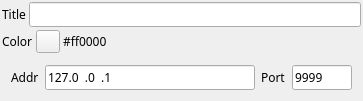
<?xml version="1.0" encoding="UTF-8"?>
<ui version="4.0">
 <class>BasicChannelSettingsWidget</class>
 <widget class="QWidget" name="BasicChannelSettingsWidget">
  <property name="geometry">
   <rect>
    <x>0</x>
    <y>0</y>
    <width>363</width>
    <height>83</height>
   </rect>
  </property>
  <property name="font">
   <font>
    <family>Sans Serif</family>
    <pointsize>9</pointsize>
   </font>
  </property>
  <property name="windowTitle">
   <string>Channel basics</string>
  </property>
  <layout class="QVBoxLayout" name="verticalLayout">
   <property name="spacing">
    <number>3</number>
   </property>
   <property name="leftMargin">
    <number>2</number>
   </property>
   <property name="topMargin">
    <number>2</number>
   </property>
   <property name="rightMargin">
    <number>2</number>
   </property>
   <property name="bottomMargin">
    <number>2</number>
   </property>
   <item>
    <layout class="QHBoxLayout" name="titleLayout">
     <item>
      <widget class="QLabel" name="label">
       <property name="sizePolicy">
        <sizepolicy hsizetype="Maximum" vsizetype="Preferred">
         <horstretch>0</horstretch>
         <verstretch>0</verstretch>
        </sizepolicy>
       </property>
       <property name="text">
        <string>Title</string>
       </property>
      </widget>
     </item>
     <item>
      <widget class="QLineEdit" name="title">
       <property name="toolTip">
        <string>Channel marker title</string>
       </property>
      </widget>
     </item>
    </layout>
   </item>
   <item>
    <layout class="QHBoxLayout" name="colorLayoyt">
     <item>
      <widget class="QLabel" name="colorLabel">
       <property name="sizePolicy">
        <sizepolicy hsizetype="Maximum" vsizetype="Preferred">
         <horstretch>0</horstretch>
         <verstretch>0</verstretch>
        </sizepolicy>
       </property>
       <property name="text">
        <string>Color</string>
       </property>
      </widget>
     </item>
     <item>
      <widget class="QToolButton" name="colorBtn">
       <property name="toolTip">
        <string>Channel marker color</string>
       </property>
       <property name="text">
        <string/>
       </property>
      </widget>
     </item>
     <item>
      <widget class="QLabel" name="colorText">
       <property name="text">
        <string>#ff0000</string>
       </property>
      </widget>
     </item>
    </layout>
   </item>
   <item>
    <widget class="QWidget" name="udpWidget" native="true">
     <layout class="QHBoxLayout" name="udpLayout">
      <item>
       <widget class="QLabel" name="addrLabel">
        <property name="text">
         <string>Addr</string>
        </property>
       </widget>
      </item>
      <item>
       <widget class="QLineEdit" name="address">
        <property name="toolTip">
         <string>UDP address</string>
        </property>
        <property name="inputMask">
         <string>000.000.000.000</string>
        </property>
        <property name="text">
         <string>127.0.0.1</string>
        </property>
       </widget>
      </item>
      <item>
       <widget class="QLabel" name="portLabel">
        <property name="text">
         <string>Port</string>
        </property>
       </widget>
      </item>
      <item>
       <widget class="QLineEdit" name="port">
        <property name="maximumSize">
         <size>
          <width>60</width>
          <height>16777215</height>
         </size>
        </property>
        <property name="toolTip">
         <string>UDP port</string>
        </property>
        <property name="inputMask">
         <string>00000</string>
        </property>
        <property name="text">
         <string>9999</string>
        </property>
       </widget>
      </item>
     </layout>
    </widget>
   </item>
  </layout>
 </widget>
 <resources/>
 <connections/>
</ui>
